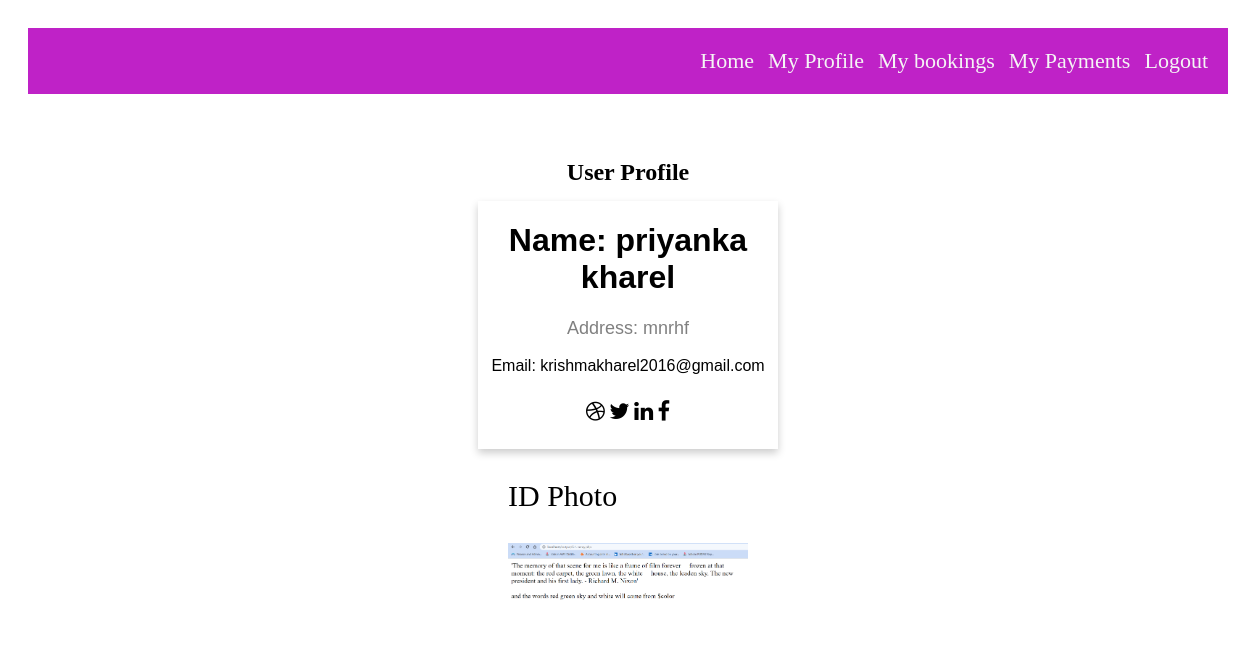
Screenshot of /tenant_profile.php (signed in) with the database file from the repository.
### tables this page shows
CREATE TABLE `tenants` (
  `id` int(11) NOT NULL,
  `name` varchar(100) NOT NULL,
  `email` varchar(100) NOT NULL,
  `password` varchar(50) NOT NULL,
  `contact` varchar(50) NOT NULL,
  `address` varchar(50) NOT NULL,
  `house_id` int(30) NOT NULL,
  `status` tinyint(1) NOT NULL DEFAULT 1 COMMENT '1 = active, 0= inactive',
  `date_in` date NOT NULL,
  `id_type` varchar(100) NOT NULL,
  `id_photo` varchar(1000) NOT NULL
);

### tenant_profile.php (the view, shortened to what this page needs)
<?php
require_once 'db_connect.php';
$tid =  $_SESSION['tenant_id'];
$sql = "select * from tenants where id = '$tid' ";
$result = $conn->query($sql);
if($result){
    $row = $result->fetch_assoc();
}
?>
<!DOCTYPE html>
<html>
<head>
<link rel="stylesheet" href="https://cdnjs.cloudflare.com/ajax/libs/font-awesome/4.7.0/css/font-awesome.min.css">
</head>
<body>
<?php
   include('nav_tenant.php');
   ?>
<div class="dashboard-container">
  <div class="content"><h2 style="text-align:center; padding:5px; ">User Profile </h2>
<div class="card profile__container">
  <div>
    <h1>Name: <?php echo $row["name"] ?></h1>
    <p class="title">Address:  <?php echo  $row['address'] ?></p>
    <p> Email: <?php echo $row['email'] ?></p>
    <div style="margin: 24px 0;">
      <a href="#"><i class="fa fa-dribbble"></i></a>
      <a href="#"><i class="fa fa-twitter"></i></a>
      <a href="#"><i class="fa fa-linkedin"></i></a>
      <a href="#"><i class="fa fa-facebook"></i></a>
    </div>
  </div>
</div></div>
<div>
  <p id="photo">ID Photo</p>
<img src="<?php echo $row['id_photo']?>" alt="user">
</div>
</div>
</body>
</html>

### tenant_profile.php (style rules this page uses)
.dashboard-container { width: 100%; max-width: 1200px; margin: 0 auto; padding: 20px; }
.content { margin-top: 20px; }
h2, h3 { margin-bottom: 10px; }
img,#photo { font-size: 30px; margin-left: 480px; width: 20%; height: 20%; object-fit: cover; }
.card { box-shadow: 0 4px 8px 0 rgba(0, 0, 0, 0.2); max-width: 300px; margin: auto; text-align: center; font-family: arial; }
.title { color: grey; font-size: 18px; }
a { text-decoration: none; font-size: 22px; color: black; }
.profile__container { display: flex; align-items: center; justify-content: center; gap:20px }

### nav_tenant.php (style rules this page uses)
.dashboard-container { width: 100%; max-width: 1200px; margin: 0 auto; padding: 20px; }

### rows the page displays
tenants: name "priyanka kharel", address "mnrhf", email "krishmakharel2016@gmail.com", id_photo (picture)
